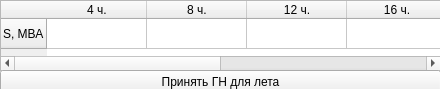
<?xml version="1.0" encoding="UTF-8"?>
<ui version="4.0">
 <class>Form</class>
 <widget class="QWidget" name="Form">
  <property name="geometry">
   <rect>
    <x>0</x>
    <y>0</y>
    <width>440</width>
    <height>89</height>
   </rect>
  </property>
  <property name="windowTitle">
   <string>Form</string>
  </property>
  <widget class="QTableWidget" name="tableWidget">
   <property name="geometry">
    <rect>
     <x>0</x>
     <y>0</y>
     <width>441</width>
     <height>71</height>
    </rect>
   </property>
   <row>
    <property name="text">
     <string>S, МВА</string>
    </property>
   </row>
   <column>
    <property name="text">
     <string>4 ч.</string>
    </property>
   </column>
   <column>
    <property name="text">
     <string>8 ч.</string>
    </property>
   </column>
   <column>
    <property name="text">
     <string>12 ч.</string>
    </property>
   </column>
   <column>
    <property name="text">
     <string>16 ч.</string>
    </property>
   </column>
   <column>
    <property name="text">
     <string>20 ч.</string>
    </property>
   </column>
   <column>
    <property name="text">
     <string>24 ч.</string>
    </property>
   </column>
  </widget>
  <widget class="QPushButton" name="one_hour_button_okey">
   <property name="geometry">
    <rect>
     <x>0</x>
     <y>70</y>
     <width>441</width>
     <height>23</height>
    </rect>
   </property>
   <property name="text">
    <string>Принять ГН для лета</string>
   </property>
  </widget>
 </widget>
 <resources/>
 <connections/>
</ui>
